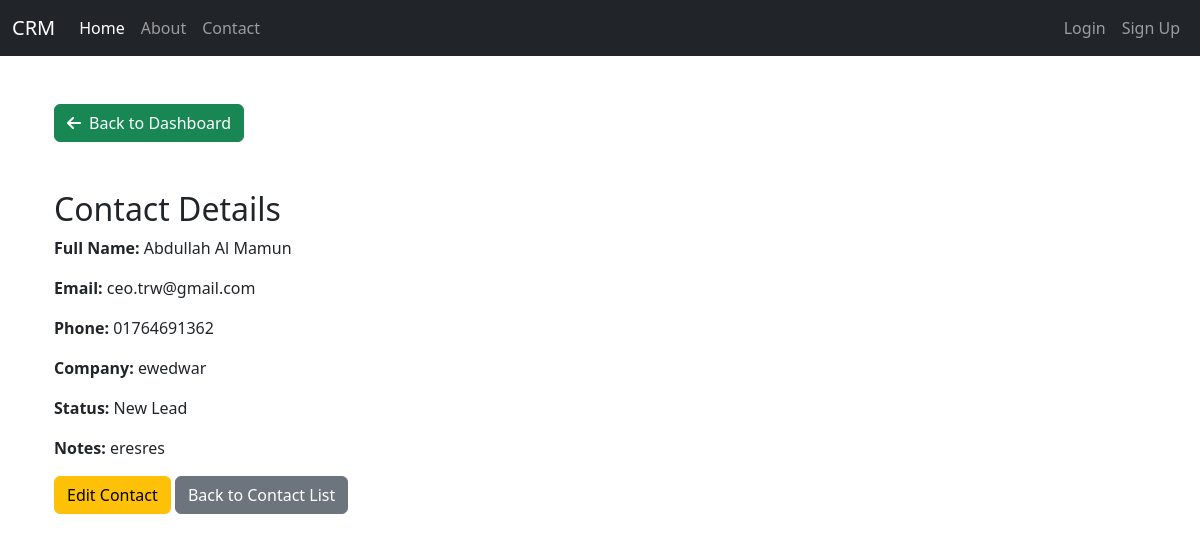
/contacts/view/4/ (signed in), run on the app's committed database.
### core/models.py (models this page shows, shortened)
class Contact(models.Model):
    STATUS_CHOICES =[
        ('New Lead', 'New Lead'),
        ('Contacted', 'Contacted'),
        ('Qualified', 'Qualified'),
        ('Converted', 'Converted'),
        ('Lost', 'Lost'),
    ]
    user = models.ForeignKey(User, on_delete = models.CASCADE, related_name= 'contacts')
    full_name = models.CharField(max_length=255)
    email = models.EmailField()
    phone = models.CharField(max_length=11)
    company = models.CharField(max_length=255)
    status = models.CharField(max_length=20, choices=STATUS_CHOICES, default='New Lead')
    notes = models.TextField(blank=True, null=True)
    created_at = models.DateTimeField(auto_now_add=True)
    updated_at = models.DateTimeField(auto_now=True)

### core/views.py (the view)
# urls.py: path('contacts/view/<int:pk>/', views.view_contact, name='view_contact'),
@login_required
def view_contact(request, pk):
    contact = Contact.objects.get(pk=pk)
    return render(request, 'core/view_contact.html', {'contact':contact})

### core/templates/core/view_contact.html (shortened to what this page needs)
{% extends "core/base.html" %}
{% load static %}
{% block content %}
    <div class="container mt-5">
        <a class="btn btn-success mb-5" href="{% url "dashboard" %}"><i class="fa-solid fa-arrow-left me-2"></i>Back to Dashboard</a>
        <h2>Contact Details</h2>
        <div class="mb-3">
            <strong>Full Name:</strong> {{ contact.full_name }}
        </div>
        <div class="mb-3">
            <strong>Email:</strong> {{ contact.email }}
        </div>
        <div class="mb-3">
            <strong>Phone:</strong> {{ contact.phone }}
        </div>
        <div class="mb-3">
            <strong>Company:</strong> {{ contact.company }}
        </div>
        <div class="mb-3">
            <strong>Status:</strong> {{ contact.get_status_display }}
        </div>
        <div class="mb-3">
            <strong>Notes:</strong> {{ contact.notes }}
        </div>
        <a href="{% url 'edit_contact' contact.id %}" class="btn btn-warning">Edit Contact</a>
        <a href="{% url 'contact_list' %}" class="btn btn-secondary">Back to Contact List</a>
    </div>
{% endblock content %}

### data on the page
Contact: full_name "Abdullah Al Mamun", email "ceo.trw@gmail.com", phone "01764691362", company "ewedwar", status "New Lead", notes "eresres"
